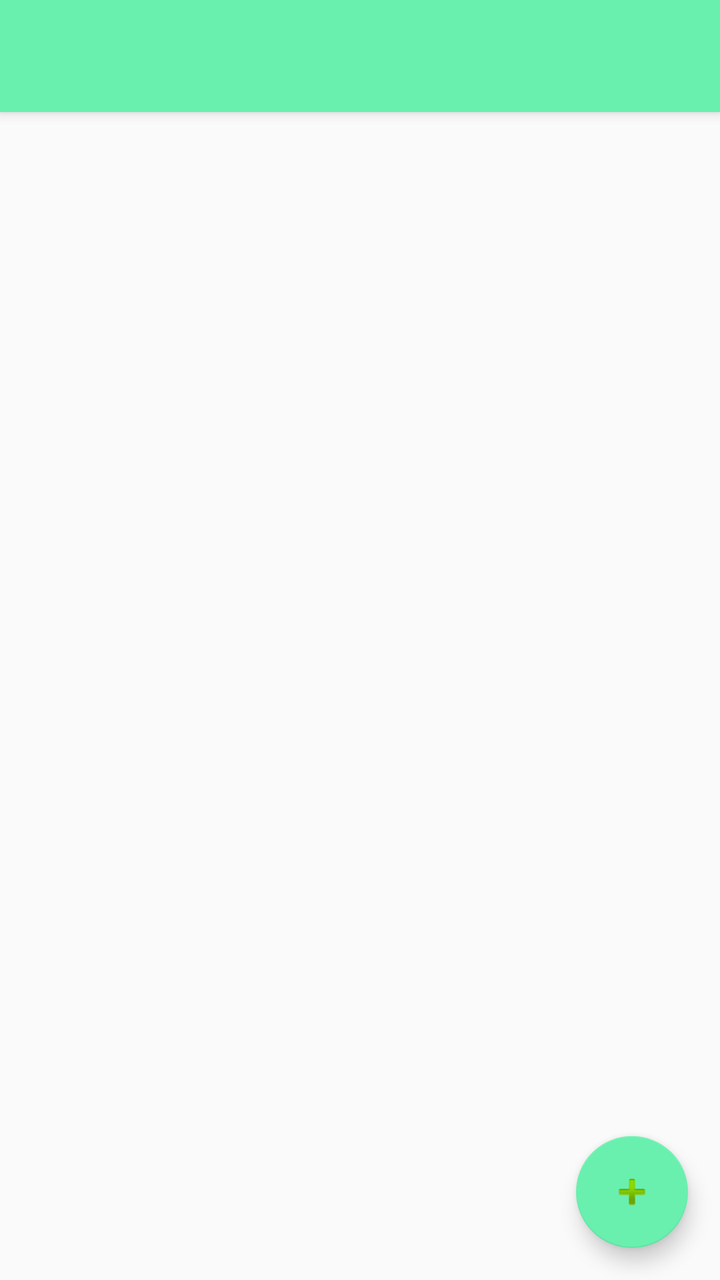
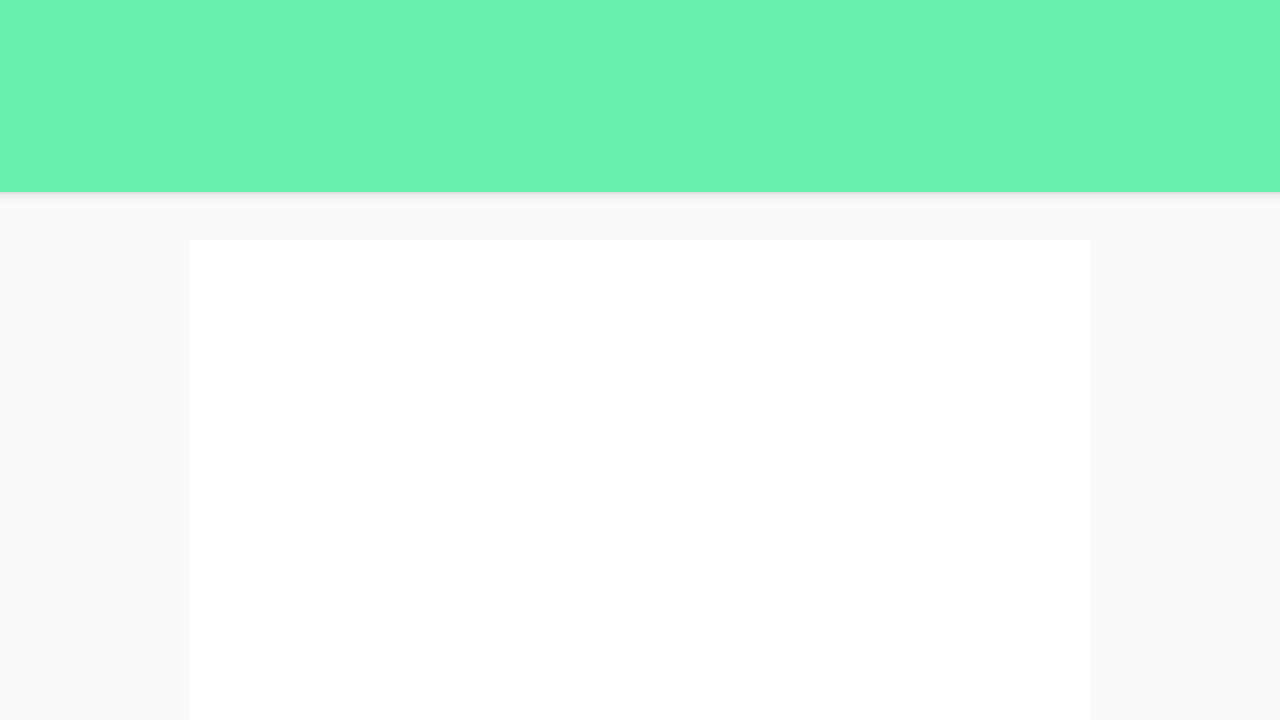

Compare how this app lays out the same screen by default and in its alternative resource folder. The renders come first, then the two layout files and the values they reference.
<!-- AndroidManifest.xml: application theme AppTheme -->
<!-- res/layout/subject_list.xml -->
<?xml version="1.0" encoding="utf-8"?>
<android.support.design.widget.CoordinatorLayout xmlns:android="http://schemas.android.com/apk/res/android"
    xmlns:app="http://schemas.android.com/apk/res-auto"
    xmlns:tools="http://schemas.android.com/tools"
    android:layout_width="match_parent"
    android:layout_height="match_parent"
    android:fitsSystemWindows="true"
    tools:context="eman.app.android.easya.SubjectList">

    <android.support.design.widget.AppBarLayout
        android:layout_width="match_parent"
        android:layout_height="wrap_content"
        android:theme="@style/AppTheme.AppBarOverlay"
        android:id="@+id/appbar">

        <android.support.v7.widget.Toolbar
            android:id="@+id/toolbar"
            android:layout_width="match_parent"
            android:layout_height="?attr/actionBarSize"
            android:background="?attr/colorPrimary"
            app:popupTheme="@style/AppTheme.PopupOverlay" />

    </android.support.design.widget.AppBarLayout>
    <include layout="@layout/content_subject_list" />

    <android.support.design.widget.FloatingActionButton
        android:id="@+id/fab"
        android:layout_width="wrap_content"
        android:layout_height="wrap_content"
        android:layout_gravity="bottom|end"
        android:layout_margin="@dimen/fab_margin"
        android:src="@android:drawable/ic_input_add" />

</android.support.design.widget.CoordinatorLayout>
<!-- res/layout/content_subject_list.xml (included above) -->
<FrameLayout xmlns:android="http://schemas.android.com/apk/res/android"
    xmlns:tools="http://schemas.android.com/tools"
    android:id="@+id/subject_list_fragment"
    android:layout_width="match_parent"
    android:layout_height="match_parent"
    android:paddingBottom="@dimen/activity_vertical_margin"
    android:paddingTop="?attr/actionBarSize"
    tools:context="eman.app.android.easya.fragment.SubjectListFragment"
    tools:ignore="MergeRootFrame" />
<!-- resources referenced by this layout -->
<resources>
  <dimen name="activity_vertical_margin">16dp</dimen>
  <dimen name="fab_margin">16dp</dimen>
  <style name="AppTheme.AppBarOverlay" parent="ThemeOverlay.AppCompat.Dark.ActionBar" />
  <style name="AppTheme.PopupOverlay" parent="ThemeOverlay.AppCompat.Light" />
  <!-- from res/values-v21/ -->
  <style name="AppTheme" parent="Theme.AppCompat.Light.NoActionBar">
          
          <item name="colorPrimary">@color/primary</item>
          <item name="colorPrimaryDark">@color/primary_dark</item>
          <item name="colorAccent">@color/accent</item>
  
          <item name="android:windowContentOverlay">@null</item>
          <item name="android:navigationBarColor">@color/background_super_dark</item>
          <item name="android:statusBarColor">@color/background_super_dark</item>
          <item name="android:textColorHint">@color/hint_disabled_dark</item>
          <item name="android:windowBackground">@color/background_light</item>
          <item name="android:windowAllowEnterTransitionOverlap">true</item>
          <item name="android:windowAllowReturnTransitionOverlap">true</item>
          <item name="android:windowSharedElementsUseOverlay">false</item>
  
          <item name="android:windowDrawsSystemBarBackgrounds">true</item>
          <item name="windowActionBar">false</item>
          <item name="android:windowDisablePreview">true</item>
  
          <item name="windowNoTitle">true</item>
  
      </style>
  <color name="primary">#69F0AE</color>
  <color name="primary_dark">#4aa87a</color>
  <color name="accent">@color/primary</color>
  <color name="background_super_dark">#ff292929</color>
  <color name="hint_disabled_dark">#43000000</color>
  <color name="background_light">#fafafa</color>
</resources>
<!-- res/layout-land/subject_list.xml (the author's variant of the layout above) -->
<!-- drawn on the phone turned sideways -->
<android.support.design.widget.CoordinatorLayout xmlns:android="http://schemas.android.com/apk/res/android"
    xmlns:app="http://schemas.android.com/apk/res-auto"
    android:layout_width="match_parent"
    android:layout_height="match_parent">

    <android.support.design.widget.AppBarLayout
        android:layout_width="match_parent"
        android:layout_height="wrap_content"
        android:theme="@style/ThemeOverlay.AppCompat.Dark.ActionBar">

        <android.support.v7.widget.Toolbar
            android:id="@+id/toolbar"
            android:layout_width="match_parent"
            android:layout_height="?attr/actionBarSize"
            android:background="?attr/colorPrimary"
            app:layout_scrollFlags="scroll|enterAlways"
            app:popupTheme="@style/ThemeOverlay.AppCompat.Light" />

        <android.support.design.widget.TabLayout
            android:id="@+id/tabs"
            android:layout_width="match_parent"
            android:layout_height="wrap_content"
            app:tabGravity="fill"
            app:tabMode="fixed" />
    </android.support.design.widget.AppBarLayout>

    <android.support.v4.view.ViewPager
        android:id="@+id/viewpager"
        android:layout_width="@dimen/landscape_subject_view_width"
        android:layout_height="match_parent"
        android:background="@color/white"
        android:layout_gravity="center"
        app:layout_behavior="@string/appbar_scrolling_view_behavior" />
</android.support.design.widget.CoordinatorLayout>
<!-- resources referenced by the variant -->
<!-- as the phone turned sideways resolves them -->
<resources>
  <color name="white">#FFFFFF</color>
  <!-- from res/values-land/ -->
  <dimen name="landscape_subject_view_width">450dp</dimen>
  <!-- from res/values-v21/ -->
  <style name="AppTheme" parent="Theme.AppCompat.Light.NoActionBar">
          
          <item name="colorPrimary">@color/primary</item>
          <item name="colorPrimaryDark">@color/primary_dark</item>
          <item name="colorAccent">@color/accent</item>
  
          <item name="android:windowContentOverlay">@null</item>
          <item name="android:navigationBarColor">@color/background_super_dark</item>
          <item name="android:statusBarColor">@color/background_super_dark</item>
          <item name="android:textColorHint">@color/hint_disabled_dark</item>
          <item name="android:windowBackground">@color/background_light</item>
          <item name="android:windowAllowEnterTransitionOverlap">true</item>
          <item name="android:windowAllowReturnTransitionOverlap">true</item>
          <item name="android:windowSharedElementsUseOverlay">false</item>
  
          <item name="android:windowDrawsSystemBarBackgrounds">true</item>
          <item name="windowActionBar">false</item>
          <item name="android:windowDisablePreview">true</item>
  
          <item name="windowNoTitle">true</item>
  
      </style>
  <color name="primary">#69F0AE</color>
  <color name="primary_dark">#4aa87a</color>
  <color name="accent">@color/primary</color>
  <color name="background_super_dark">#ff292929</color>
  <color name="hint_disabled_dark">#43000000</color>
  <color name="background_light">#fafafa</color>
</resources>
